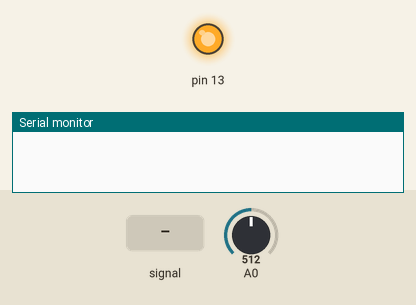
Simulated run of this sketch. Board: Arduino Uno, built with avr-gcc and run on an emulated ATmega328P. Shown: output pins drawn as LEDs (lit = HIGH), the last lines printed to the serial monitor. The inputs (shaded band) are chosen by the test bench; at power-on: A0 = 512.

Above: at 0.6 s.
At 5.2 s:
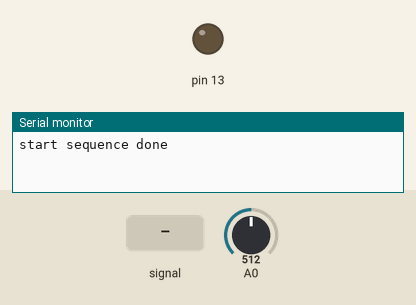
5.3 s: A0 fed a 200 Hz sine of ±255 counts around its level
Timing chart, 0 to 8.3 s (numbered marks = the images above; inputs shaded):
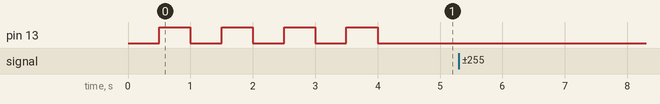

The sketch:

lightswitch.ino
```cpp
//data storage variables
byte newData = 0;
byte prevData = 0;
unsigned int time = 0;//keeps time and sends vales to store in timer[] occasionally
int timer[10];//storage for timing of events
int slope[10];//storage for slope of events
unsigned int totalTimer;//used to calculate period
unsigned int period;//storage for period of wave
byte index = 0;//current storage index
float frequency;//storage for frequency calculations
int maxSlope = 0;//used to calculate max slope as trigger point
int newSlope;//storage for incoming slope data

//variables for deciding whether you have a match
byte noMatch = 0;//counts how many non-matches you've received to reset variables if it's been too long
byte slopeTol = 3;//slope tolerance- adjust this if you need
int timerTol = 10;//timer tolerance- adjust this if you need
bool lightState;
//variables for amp detection
unsigned int ampTimer = 0;
byte maxAmp = 0;
byte checkMaxAmp;
byte ampThreshold = 30;//raise if you have a very noisy signal

//variables for tuning
int correctFrequency;//the correct frequency for the string being played
int lowFrequency;
int highFrequency;

void setup(){

  Serial.begin(9600);

  //LED pins
  pinMode(13,OUTPUT);

  //setup the frequency range or something
  lowFrequency = 250;
  highFrequency = 350;
  lightState = LOW;

  //Beginning LED sequence
  delay(500);
  toggleLight();
  delay(500);
  toggleLight();
  delay(500);
  toggleLight();
  delay(500);
  toggleLight();
  delay(500);
  toggleLight();
  delay(500);
  toggleLight();
  delay(500);
  toggleLight();
  delay(500);
  toggleLight();

  Serial.write("start sequence done");


  cli();//disable interrupts

  //set up continuous sampling of analog pin 0 at 38.5kHz

  //clear ADCSRA and ADCSRB registers
  ADCSRA = 0;
  ADCSRB = 0;

  ADMUX |= (1 << REFS0); //set reference voltage
  ADMUX |= (1 << ADLAR); //left align the ADC value- so we can read highest 8 bits from ADCH register only

  ADCSRA |= (1 << ADPS2) | (1 << ADPS0); //set ADC clock with 32 prescaler- 16mHz/32=500kHz
  ADCSRA |= (1 << ADATE); //enabble auto trigger
  ADCSRA |= (1 << ADIE); //enable interrupts when measurement complete
  ADCSRA |= (1 << ADEN); //enable ADC
  ADCSRA |= (1 << ADSC); //start ADC measurements

  sei();//enable interrupts
}

ISR(ADC_vect) {//when new ADC value ready

  PORTB &= B11101111;//set pin 12 low
  prevData = newData;//store previous value
  newData = ADCH;//get value from A0
  if (prevData < 127 && newData >=127){//if increasing and crossing midpoint
    newSlope = newData - prevData;//calculate slope
    if (abs(newSlope-maxSlope)<slopeTol){//if slopes are ==
      //record new data and reset time
      slope[index] = newSlope;
      timer[index] = time;
      time = 0;
      if (index == 0){//new max slope just reset
        PORTB |= B00010000;//set pin 12 high
        noMatch = 0;
        index++;//increment index
      }
      else if (abs(timer[0]-timer[index])<timerTol && abs(slope[0]-newSlope)<slopeTol){//if timer duration and slopes match
        //sum timer values
        totalTimer = 0;
        for (byte i=0;i<index;i++){
          totalTimer+=timer[i];
        }
        period = totalTimer;//set period
        //reset new zero index values to compare with
        timer[0] = timer[index];
        slope[0] = slope[index];
        index = 1;//set index to 1
        PORTB |= B00010000;//set pin 12 high
        noMatch = 0;
      }
      else{//crossing midpoint but not match
        index++;//increment index
        if (index > 9){
          reset();
        }
      }
    }
    else if (newSlope>maxSlope){//if new slope is much larger than max slope
      maxSlope = newSlope;
      time = 0;//reset clock
      noMatch = 0;
      index = 0;//reset index
    }
    else{//slope not steep enough
      noMatch++;//increment no match counter
      if (noMatch>9){
        reset();
      }
    }
  }

  time++;//increment timer at rate of 38.5kHz

  ampTimer++;//increment amplitude timer
  if (abs(127-ADCH)>maxAmp){
    maxAmp = abs(127-ADCH);
  }
  if (ampTimer==1000){
    ampTimer = 0;
    checkMaxAmp = maxAmp;
    maxAmp = 0;
  }

}

void reset(){//clean out some variables
  index = 0;//reset index
  noMatch = 0;//reset match couner
  maxSlope = 0;//reset slope
}

void toggleLight (){
  lightState = ! lightState;
 digitalWrite(13,lightState);
}

void loop(){

  if (checkMaxAmp>ampThreshold){
    frequency = 38462/float(period);//calculate frequency timer rate/period
    Serial.print(frequency);
    Serial.println(" hz");

    if(frequency>lowFrequency&frequency<highFrequency){
      toggleLight();
      correctFrequency = 82.4;
    }
  }

  delay(500);

}
```
